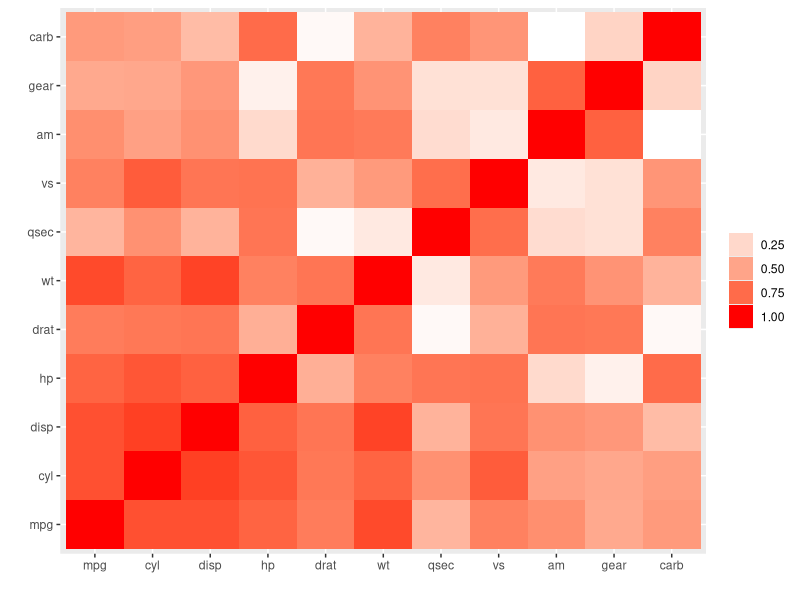
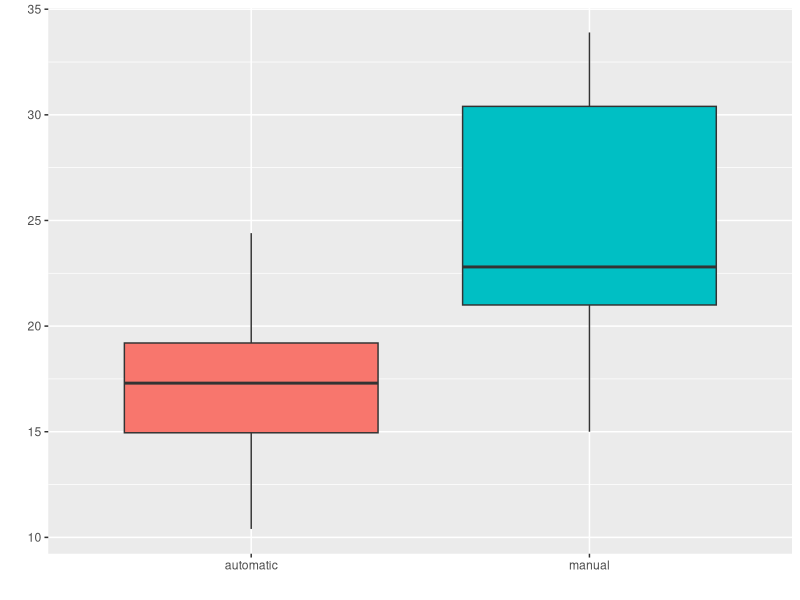
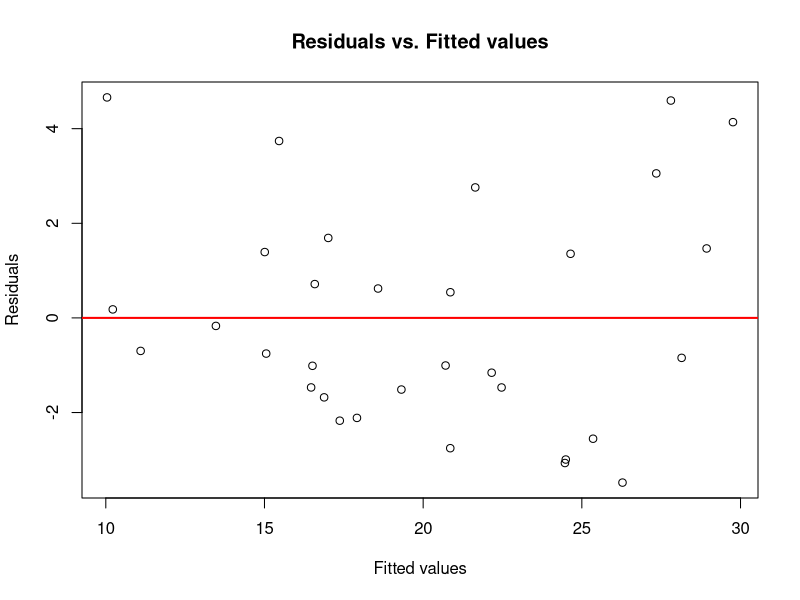
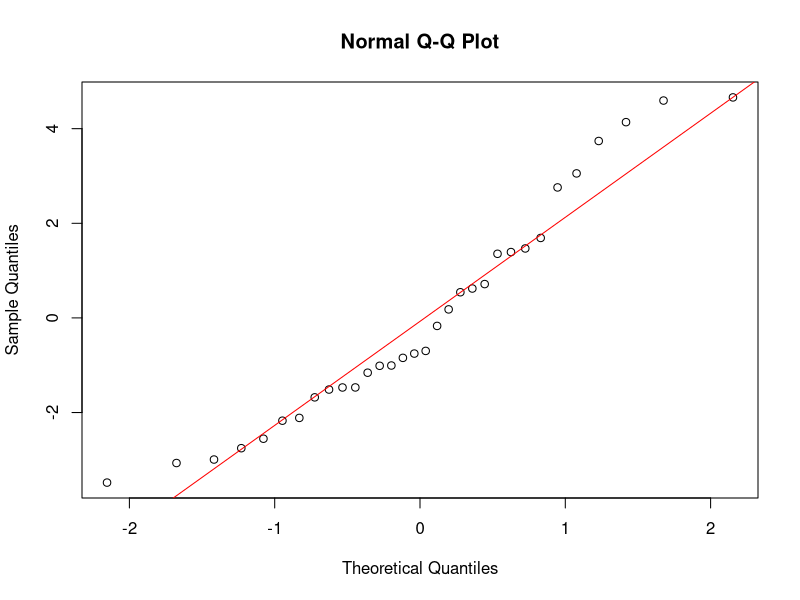

The R script that drew these images, in order:
## ---- chunk 1
library(datasets)
data("mtcars")
## ---- chunk 2
fit <- lm(mpg ~ wt + qsec + factor(am), data = mtcars)
summary(fit)$coefficients
## ---- chunk 3
summary(fit)$coefficients[4,4]
## ---- chunk 4
confint(fit, "factor(am)1")
## ---- chunk 5
cormat <- abs(round(cor(mtcars),2))
library(reshape2)
melted_cormat <- melt(cormat)
library(ggplot2)
ggplot(data = melted_cormat, aes(x=Var1, y=Var2, fill=value)) + geom_tile() + scale_fill_gradient(low="white", high="red") + labs(x = "", y = "") + guides(fill=guide_legend(title=NULL))
## ---- chunk 6
ggplot(mtcars, aes(factor(am, labels = c("automatic", "manual")), mpg, fill=factor(am))) + geom_boxplot() + labs(x = "", y = "") + theme(legend.position="none")
## ---- chunk 7
# First model containing all variables
summary(lm(mpg ~ cyl + disp + hp + drat + wt + qsec + factor(vs) + factor(am) + gear + carb, data = mtcars))$coefficients
# After removing disp
summary(lm(mpg ~ cyl + hp + drat + wt + qsec + factor(vs) + factor(am) + gear + carb, data = mtcars))$coefficients
# After removing vs
summary(lm(mpg ~ cyl + hp + drat + wt + qsec + factor(am) + gear + carb, data = mtcars))$coefficients
# After removing cyl
summary(lm(mpg ~ hp + drat + wt + qsec + factor(am) + gear + carb, data = mtcars))$coefficients
# After removing gear
summary(lm(mpg ~ hp + drat + wt + qsec + factor(am) + carb, data = mtcars))$coefficients
# After removing hp
summary(lm(mpg ~ drat + wt + qsec + factor(am) + carb, data = mtcars))$coefficients
# After removing drat
summary(lm(mpg ~ wt + qsec + factor(am) + carb, data = mtcars))$coefficients
# After removing carb (final mode as all coefficients are now statistically significant)
summary(lm(mpg ~ wt + qsec + factor(am), data = mtcars))$coefficients
## ---- chunk 8
plot(x=fitted(fit), y=residuals(fit), xlab="Fitted values", ylab="Residuals", main = "Residuals vs. Fitted values")
abline(0, 0, col="red", lwd=2)  
## ---- chunk 9
qqnorm(summary(fit)$residuals)
qqline(summary(fit)$residuals, col = "red")
